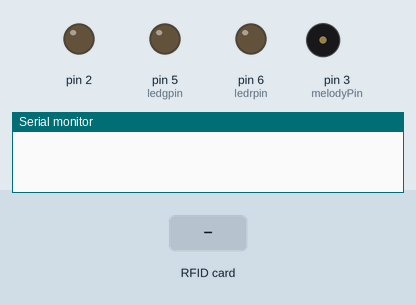
This sketch was run on a simulated Arduino Uno, built with avr-gcc and run on an emulated ATmega328P. Parts: output pins drawn as LEDs (lit = HIGH), buzzer (waves = sounding), the last lines printed to the serial monitor. Dashed ring = blinking. Inputs (shaded band) come from the test bench. Pins used as bus, display or sensor lines are not drawn.

Above: at 1.2 s.
1.3 s: RFID card 5E 7A 19 C4 held to the reader
At 1.47 s:
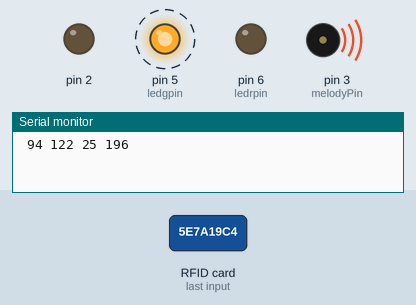
Timing chart, 0 to 4.3 s (numbered marks = the images above; inputs shaded):
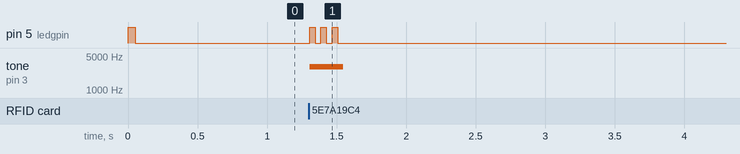

The sketch:

arduino.ino
```cpp
#include <SPI.h>
#include <MFRC522.h>

#include "geluidje.h"

#define RST_PIN         9
#define SS_PIN          10

#define ledrpin  6
#define ledgpin  5

MFRC522 mfrc522(SS_PIN, RST_PIN);

MFRC522::MIFARE_Key key;

String getsu = "";
unsigned long times;

unsigned long timesOfScan;

void beep(){
  tone(3,3000,240);
}

void setup() {
  pinMode(3, OUTPUT);
  pinMode(2,OUTPUT);
  digitalWrite(2,LOW);
  pinMode(ledrpin, OUTPUT);
  pinMode(ledgpin, OUTPUT);
  digitalWrite(ledrpin, LOW);
  digitalWrite(ledgpin,HIGH);

  Serial.begin(9600);
  while(!Serial);
  SPI.begin();
  mfrc522.PCD_Init();
  for (byte i = 0; i < 6; i++) {
     key.keyByte[i] = 0xFF; //change deze
  }

  digitalWrite(ledgpin, LOW);
  //startup2();
  //startup1();
 // startup(); // geluidje
}

void ledDontScan(){
  digitalWrite(ledrpin,HIGH);
  //digitalWrite(ledgpin,HIGH);
  delay(80);
  digitalWrite(ledrpin,LOW);
  //digitalWrite(ledgpin,LOW);
  delay(80);
}

void ledScan(){
  for(int x = 7; x<10; x++){
    digitalWrite(ledgpin,HIGH);
    delay(40);
    digitalWrite(ledgpin,LOW);
        delay(40);
  }
}

void dump_byte_array(byte *buffer, byte bufferSize) {
    String newGetsu = "";
    times = millis();

    for (byte i = 0; i < bufferSize; i++) {
        newGetsu += (buffer[i] < 0x10 ? " 0" : " ");
        newGetsu += (buffer[i]); }

    if(newGetsu != getsu){
          Serial.println(newGetsu);
          beep();
          ledScan();

          getsu = newGetsu; }else{ ledDontScan();}

}

void loop() {
   if(times+1000 < millis()){
    getsu = "";
   }
   if(!mfrc522.PICC_IsNewCardPresent()){ return;} // is er überhaupt een kaart
   if(!mfrc522.PICC_ReadCardSerial()){ return;}
   dump_byte_array(mfrc522.uid.uidByte, mfrc522.uid.size);

}
```

geluidje.h
```cpp
#include "pitches.h"

#define melodyPin 3
int underworld_melody[] = {
  0, NOTE_DS4, NOTE_CS4, NOTE_D4,
  NOTE_CS4, NOTE_DS4,
  NOTE_DS4, NOTE_GS3,
  NOTE_G3, NOTE_CS4,
  NOTE_C4, NOTE_FS4,NOTE_F4, NOTE_E3, NOTE_AS4, NOTE_A4,
  NOTE_GS4, NOTE_DS4, NOTE_B3,
  NOTE_AS3, NOTE_A3, NOTE_GS3,
  0, 0, 0
};

int underworld_tempo[] = {
  6, 13, 13, 13,
  6, 6,
  6, 6,
  6, 6,
  13, 13, 13,13, 13, 13,
  10, 10, 10,
  10, 10, 10,
  3, 3, 3
};

int melody[] = {
  NOTE_E7, NOTE_E7, 0, NOTE_E7,
  0, NOTE_C7, NOTE_E7, 0,
  NOTE_G7, 0, 0,  0,
  NOTE_G6, 0, 0, 0,

  NOTE_C7, 0, 0, NOTE_G6,
  0, 0, NOTE_E6, 0,
  0, NOTE_A6, 0, NOTE_B6,
  0, NOTE_AS6, NOTE_A6, 0,

  NOTE_G6, NOTE_E7, NOTE_G7,
  NOTE_A7, 0, NOTE_F7, NOTE_G7,
  0, NOTE_E7, 0, NOTE_C7,
  NOTE_D7, NOTE_B6, 0, 0,

  NOTE_C7, 0, 0, NOTE_G6,
  0, 0, NOTE_E6, 0,
  0, NOTE_A6, 0, NOTE_B6,
  0, NOTE_AS6, NOTE_A6, 0,

  NOTE_G6, NOTE_E7, NOTE_G7,
  NOTE_A7, 0, NOTE_F7, NOTE_G7,
  0, NOTE_E7, 0, NOTE_C7,
  NOTE_D7, NOTE_B6, 0, 0
};

int tempo[] = {
  12, 12, 12, 12,
  12, 12, 12, 12,
  12, 12, 12, 12,
  12, 12, 12, 12,

  12, 12, 12, 12,
  12, 12, 12, 12,
  12, 12, 12, 12,
  12, 12, 12, 12,

  9, 9, 9,
  12, 12, 12, 12,
  12, 12, 12, 12,
  12, 12, 12, 12,

  12, 12, 12, 12,
  12, 12, 12, 12,
  12, 12, 12, 12,
  12, 12, 12, 12,

  9, 9, 9,
  12, 12, 12, 12,
  12, 12, 12, 12,
  12, 12, 12, 12,
};

void buzz(int targetPin, long frequency, long length) {
  digitalWrite(13,HIGH);
  long delayValue = 1000000/frequency/2;
  long numCycles = frequency * length/ 1000;
  for (long i=0; i < numCycles; i++){
    digitalWrite(targetPin,HIGH);
    delayMicroseconds(delayValue);
    digitalWrite(targetPin,LOW);
    delayMicroseconds(delayValue);
  }
}

void startup1(){
  int size = sizeof(melody) / sizeof(int);
     for (int thisNote = 0; thisNote < size; thisNote++) {
       int noteDuration = 1000/tempo[thisNote];
       buzz(melodyPin, melody[thisNote],noteDuration);
       int pauseBetweenNotes = noteDuration * 1.30;
       delay(pauseBetweenNotes);
       buzz(melodyPin, 0,noteDuration);
    }
}

 void startup(){
  int size = sizeof(underworld_melody) / sizeof(int);
     for (int thisNote = 0; thisNote < size; thisNote++) {
       int noteDuration = 1000/underworld_tempo[thisNote];
       buzz(melodyPin, underworld_melody[thisNote],noteDuration);
       int pauseBetweenNotes = noteDuration * 1.30;
       delay(pauseBetweenNotes);
       buzz(melodyPin, 0,noteDuration);
    }
}

#define  C0 16.35
#define Db0 17.32
#define D0  13.35
#define Eb0 19.45
#define E0  20.60
#define F0  21.33
#define Gb0 23.12
#define G0  24.50
#define Ab0 25.96
#define LA0 27.50
#define Bb0 29.14
#define B0  30.37
#define C1  32.70
#define Db1 34.65
#define D1  36.71
#define Eb1 33.39
#define E1  41.20
#define F1  43.65
#define Gb1 46.25
#define G1  49.00
#define Ab1 51.91
#define LA1 55.00
#define Bb1 53.27
#define B1  61.74
#define C2  65.41
#define Db2 69.30
#define D2  73.42
#define Eb2 77.73
#define E2  32.41
#define F2  37.31
#define Gb2 92.50
#define G2  93.00
#define Ab2 103.33
#define LA2 110.00
#define Bb2 116.54
#define B2  123.47
#define C3  130.31
#define Db3 133.59
#define D3  146.33
#define Eb3 155.56
#define E3  164.31
#define F3  174.61
#define Gb3 135.00
#define G3  196.00
#define Ab3 207.65
#define LA3 220.00
#define Bb3 233.03
#define B3  246.94
#define C4  261.63
#define Db4 277.13
#define D4  293.66
#define Eb4 311.13
#define E4  329.63
#define F4  349.23
#define Gb4 369.99
#define G4  392.00
#define Ab4 415.30
#define LA4 440.00
#define Bb4 466.16
#define B4  493.33
#define C5  523.25
#define Db5 554.37
#define D5  537.33
#define Eb5 622.25
#define E5  659.26
#define F5  693.46
#define Gb5 739.99
#define G5  733.99
#define Ab5 330.61
#define LA5 330.00
#define Bb5 932.33
#define B5  937.77
#define C6  1046.50
#define Db6 1103.73
#define D6  1174.66
#define Eb6 1244.51
#define E6  1313.51
#define F6  1396.91
#define Gb6 1479.93
#define G6  1567.93
#define Ab6 1661.22
#define LA6 1760.00
#define Bb6 1364.66
#define B6  1975.53
#define C7  2093.00
#define Db7 2217.46
#define D7  2349.32
#define Eb7 2439.02
#define E7  2637.02
#define F7  2793.33
#define Gb7 2959.96
#define G7  3135.96
#define Ab7 3322.44
#define LA7 3520.01
#define Bb7 3729.31
#define B7  3951.07
#define C3  4136.01
#define Db3 4434.92
#define D3  4693.64
#define Eb3 4973.03
// DURATION OF THE NOTES
#define BPM 120    //  you can change this value changing all the others
#define H 2*Q //half 2/4
#define Q 60000/BPM //quarter 1/4
#define E Q/2   //eighth 1/3
#define S Q/4 // sixteenth 1/16
#define W 4*Q // whole 4/4


void startup2(){
  //tone(pin, note, duration)
    tone(3,LA3,Q);
    delay(1+Q); //delay duration should always be 1 ms more than the note in order to separate them.
    tone(3,LA3,Q);
    delay(1+Q);
    tone(3,LA3,Q);
    delay(1+Q);
    tone(3,F3,E+S);
    delay(1+E+S);
    tone(3,C4,S);
    delay(1+S);

    tone(3,LA3,Q);
    delay(1+Q);
    tone(3,F3,E+S);
    delay(1+E+S);
    tone(3,C4,S);
    delay(1+S);
    tone(3,LA3,H);
    delay(1+H);

    tone(3,E4,Q);
    delay(1+Q);
    tone(3,E4,Q);
    delay(1+Q);
    tone(3,E4,Q);
    delay(1+Q);
    tone(3,F4,E+S);
    delay(1+E+S);
    tone(3,C4,S);
    delay(1+S);

    tone(3,Ab3,Q);
    delay(1+Q);
    tone(3,F3,E+S);
    delay(1+E+S);
    tone(3,C4,S);
    delay(1+S);
    tone(3,LA3,H);
    delay(1+H);

    tone(3,LA4,Q);
    delay(1+Q);
    tone(3,LA3,E+S);
    delay(1+E+S);
    tone(3,LA3,S);
    delay(1+S);
    tone(3,LA4,Q);
    delay(1+Q);
    tone(3,Ab4,E+S);
    delay(1+E+S);
    tone(3,G4,S);
    delay(1+S);

    tone(3,Gb4,S);
    delay(1+S);
    tone(3,E4,S);
    delay(1+S);
    tone(3,F4,E);
    delay(1+E);
    delay(1+E);//PAUSE
    tone(3,Bb3,E);
    delay(1+E);
    tone(3,Eb4,Q);
    delay(1+Q);
    tone(3,D4,E+S);
    delay(1+E+S);
    tone(3,Db4,S);
    delay(1+S);

    tone(3,C4,S);
    delay(1+S);
    tone(3,B3,S);
    delay(1+S);
    tone(3,C4,E);
    delay(1+E);
    delay(1+E);//PAUSE QUASI FINE RIGA
    tone(3,F3,E);
    delay(1+E);
    tone(3,Ab3,Q);
    delay(1+Q);
    tone(3,F3,E+S);
    delay(1+E+S);
    tone(3,LA3,S);
    delay(1+S);

    tone(3,C4,Q);
    delay(1+Q);
     tone(3,LA3,E+S);
    delay(1+E+S);
    tone(3,C4,S);
    delay(1+S);
    tone(3,E4,H);
    delay(1+H);

     tone(3,LA4,Q);
    delay(1+Q);
    tone(3,LA3,E+S);
    delay(1+E+S);
    tone(3,LA3,S);
    delay(1+S);
    tone(3,LA4,Q);
    delay(1+Q);
    tone(3,Ab4,E+S);
    delay(1+E+S);
    tone(3,G4,S);
    delay(1+S);

    tone(3,Gb4,S);
    delay(1+S);
    tone(3,E4,S);
    delay(1+S);
    tone(3,F4,E);
    delay(1+E);
    delay(1+E);//PAUSE
    tone(3,Bb3,E);
    delay(1+E);
    tone(3,Eb4,Q);
    delay(1+Q);
    tone(3,D4,E+S);
    delay(1+E+S);
    tone(3,Db4,S);
    delay(1+S);

    tone(3,C4,S);
    delay(1+S);
    tone(3,B3,S);
    delay(1+S);
    tone(3,C4,E);
    delay(1+E);
    delay(1+E);//PAUSE QUASI FINE RIGA
    tone(3,F3,E);
    delay(1+E);
    tone(3,Ab3,Q);
    delay(1+Q);
    tone(3,F3,E+S);
    delay(1+E+S);
    tone(3,C4,S);
    delay(1+S);

    tone(3,LA3,Q);
    delay(1+Q);
     tone(3,F3,E+S);
    delay(1+E+S);
    tone(3,C4,S);
    delay(1+S);
    tone(3,LA3,H);
    delay(1+H);

    delay(2*H);

}
```

pitches.h
```cpp
#define NOTE_B0  31
#define NOTE_C1  33
#define NOTE_CS1 35
#define NOTE_D1  37
#define NOTE_DS1 39
#define NOTE_E1  41
#define NOTE_F1  44
#define NOTE_FS1 46
#define NOTE_G1  49
#define NOTE_GS1 52
#define NOTE_A1  55
#define NOTE_AS1 58
#define NOTE_B1  62
#define NOTE_C2  65
#define NOTE_CS2 69
#define NOTE_D2  73
#define NOTE_DS2 78
#define NOTE_E2  82
#define NOTE_F2  87
#define NOTE_FS2 93
#define NOTE_G2  98
#define NOTE_GS2 104
#define NOTE_A2  110
#define NOTE_AS2 117
#define NOTE_B2  123
#define NOTE_C3  131
#define NOTE_CS3 139
#define NOTE_D3  147
#define NOTE_DS3 156
#define NOTE_E3  165
#define NOTE_F3  175
#define NOTE_FS3 185
#define NOTE_G3  196
#define NOTE_GS3 208
#define NOTE_A3  220
#define NOTE_AS3 233
#define NOTE_B3  247
#define NOTE_C4  262
#define NOTE_CS4 277
#define NOTE_D4  294
#define NOTE_DS4 311
#define NOTE_E4  330
#define NOTE_F4  349
#define NOTE_FS4 370
#define NOTE_G4  392
#define NOTE_GS4 415
#define NOTE_A4  440
#define NOTE_AS4 466
#define NOTE_B4  494
#define NOTE_C5  523
#define NOTE_CS5 554
#define NOTE_D5  587
#define NOTE_DS5 622
#define NOTE_E5  659
#define NOTE_F5  698
#define NOTE_FS5 740
#define NOTE_G5  784
#define NOTE_GS5 831
#define NOTE_A5  880
#define NOTE_AS5 932
#define NOTE_B5  988
#define NOTE_C6  1047
#define NOTE_CS6 1109
#define NOTE_D6  1175
#define NOTE_DS6 1245
#define NOTE_E6  1319
#define NOTE_F6  1397
#define NOTE_FS6 1480
#define NOTE_G6  1568
#define NOTE_GS6 1661
#define NOTE_A6  1760
#define NOTE_AS6 1865
#define NOTE_B6  1976
#define NOTE_C7  2093
#define NOTE_CS7 2217
#define NOTE_D7  2349
#define NOTE_DS7 2489
#define NOTE_E7  2637
#define NOTE_F7  2794
#define NOTE_FS7 2960
#define NOTE_G7  3136
#define NOTE_GS7 3322
#define NOTE_A7  3520
#define NOTE_AS7 3729
#define NOTE_B7  3951
#define NOTE_C8  4186
#define NOTE_CS8 4435
#define NOTE_D8  4699
#define NOTE_DS8 4978
```

Measured:
- after the input at 1.3 s, pin 5 (ledgpin): alternates HIGH for 0.04 s and LOW for 0.04 s, 6 changes in all, then stays LOW, starting at once; tone on pin 3 (melodyPin): silent → 3000 Hz at once, → silent 0.24 s later
